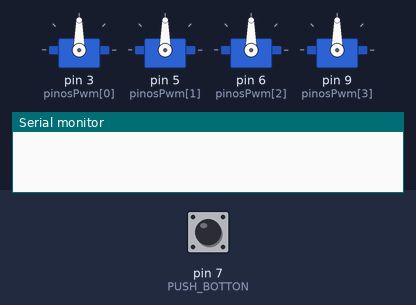
Bench run of a sketch on a simulated Arduino Uno, built with avr-gcc and run on an emulated ATmega328P. Shown: 4 × servo, the last lines printed to the serial monitor. Inputs (shaded band) come from the test bench; at power-on: pin 7 (PUSH_BOTTON) LOW.

Above: at 1.2 s.
1.3 s: pin 7 (PUSH_BOTTON) pulled HIGH for 3.2 s
At 5.2 s:
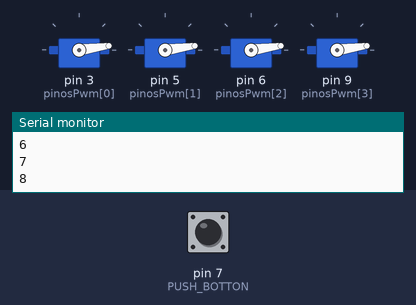
6.0 s: pin 7 (PUSH_BOTTON) pulled HIGH for 0.15 s
At 6.4 s:
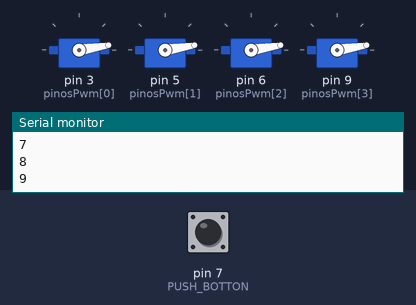
7.6 s: pin 7 (PUSH_BOTTON) pulled HIGH for 1 s
At 8.8 s:
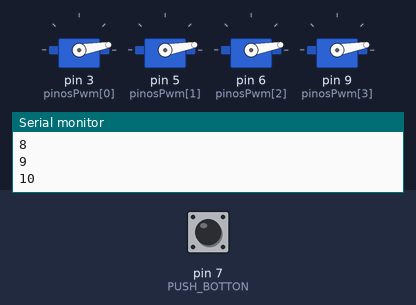
Timing chart, 0 to 10.6 s (numbered marks = the images above; inputs shaded):
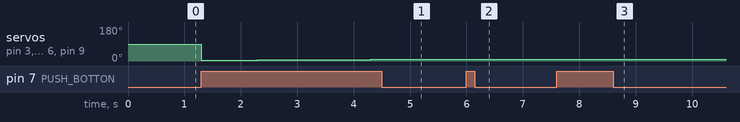

The sketch:

Aumentar_ESCs.ino
```cpp
/*
  Configurar ESCs:
    O codigo abaixo envia um pulso pwm proporcional a entrada analogica de um potenciometro, controlando os quatro escs simultameamente
    O objetivo principal  calibrar os escs de forma que todos fiquem iguais
    Ultima atualizaçao: 06/09/2016 - Bruno Eduardo S. de Oliveira
*/

#include <Servo.h>

#define QUANT_MOTOR 4                  // Definiço de quantos motores serao testados
#define PUSH_BOTTON 7                  // Pino analogico ligado ao potenciometro

Servo motores[QUANT_MOTOR];            // Cria um vetor de objetos servo, com tamanho QUANT_MOTOR
int pinosPwm[] = {3, 5, 6, 9, 10, 11}; // Vetor com os pinos que possuem funçao pwm

int val = 5;

void setup()
{
  for(int i=0; i<QUANT_MOTOR; i++)
    motores[i].attach(pinosPwm[i]);    // Anexa os motores com os pinos pwm. ATENÇAO: OS PINOS ESTAO EM ORDEM CRESCENTE
  Serial.begin(9600);                  //Inicia o terminal serial
  pinMode(PUSH_BOTTON, INPUT);
}

void loop()
{
  if(digitalRead(PUSH_BOTTON))
  {
    for(int i=0; i<QUANT_MOTOR; i++)
      motores[i].write(val);           // Escreve em cada motor o valor convertido
    Serial.println(val);
    delay(1000);
    val = (val+1)%180;
  }
}
```

Measured:
- after the input at 1.3 s, servo on pin 3 (pinosPwm[0]), servo on pin 5 (pinosPwm[1]), servo on pin 6 (pinosPwm[2]), servo on pin 9 (pinosPwm[3]): 90° → 5° at once, → 6° 1.0 s later, → 7° 1.0 s later, → 8° 1.0 s later
- after the input at 6.0 s, servo on pin 3 (pinosPwm[0]), servo on pin 5 (pinosPwm[1]), servo on pin 6 (pinosPwm[2]), servo on pin 9 (pinosPwm[3]): 8° → 9° at once
- after the input at 7.6 s, servo on pin 3 (pinosPwm[0]), servo on pin 5 (pinosPwm[1]), servo on pin 6 (pinosPwm[2]), servo on pin 9 (pinosPwm[3]): 9° → 10° at once
